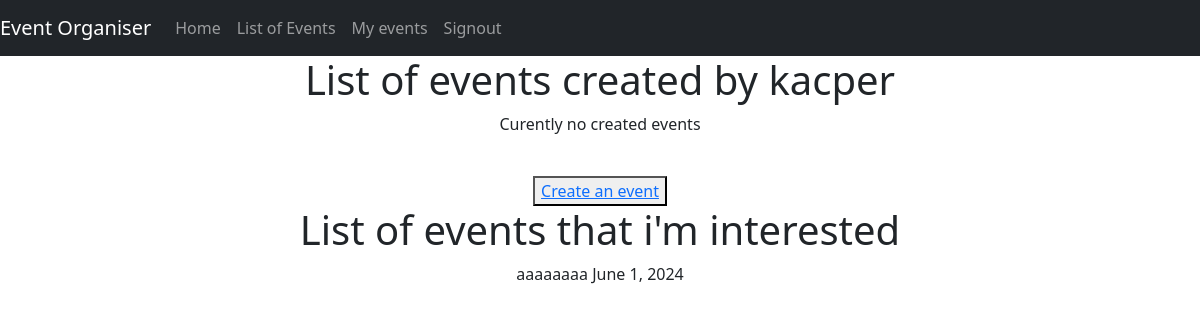
Page /mylist/ (signed in) on the earlier database version.
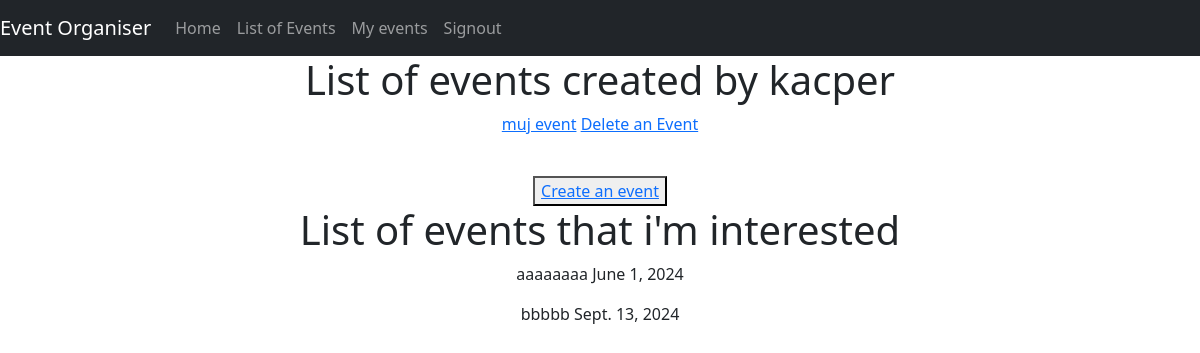
Same page on the later database version.
### main/models.py (models this page shows, shortened)
class EventParticipation(models.Model):
    user = models.CharField(
        max_length=100
        )
    eventId = models.IntegerField()
    name = models.CharField(
        max_length=200
    )
    date = models.DateField()
    participation = models.CharField(
        max_length=15
        )

class Events(models.Model):
    user = models.ForeignKey(
        User,
        on_delete=models.CASCADE,
        related_name="event",
        null=True)
    name = models.CharField(
        max_length=200
        )
    date = models.DateField()
    description = models.CharField(
        max_length = 2000)
    country = models.CharField(
        max_length = 25
        )
    city = models.CharField(
        max_length = 75
        )

### main/views.py (the view)
# urls.py: path("mylist/",views.mylist,name="mylist"),
def mylist(request):
    if request.user.is_authenticated:
        username = request.user.username
        items = Events.objects.filter(user__username = username)
        events_items = EventParticipation.objects.filter(user = username)
        return render(request,
                      'main/mylist.html',
                      {'items':items,
                       'events_items':events_items})
    else:
        return HttpResponseRedirect("/info/")

### main/templates/main/mylist.html (shortened to what this page needs)
{% extends 'main/base.html' %}
{% block content %}
    <h1>List of events created by {{user.get_username}} </h1>
    {% if items %}
        {% for i in items %}
            <p><a href="/{{ i.id }}">{{ i.name }}</a> <a href="/deleteEvent/{{ i.id }}">Delete an Event</a></p>
        {% endfor %}
    {% else %}
        <p>Curently no created events</p>
    {% endif %}
    <br>
    <button><a href="../create/">Create an event</a></button>
    <h1>List of events that i'm interested </h1>
    {% if events_items %}
        {% for j in events_items %}
            <p>{{ j.name }} {{ j.date }}</p>
        {% endfor %}
    {% else %}
        <p>Curently not interested in any event</p>
    {% endif %}
{% endblock %}

Differences in the rows shown:
added Events: name "muj event"
added EventParticipation: name "bbbbb", date "Sept. 13, 2024"
Other differences:
text no longer shown: "Curently no created events"
